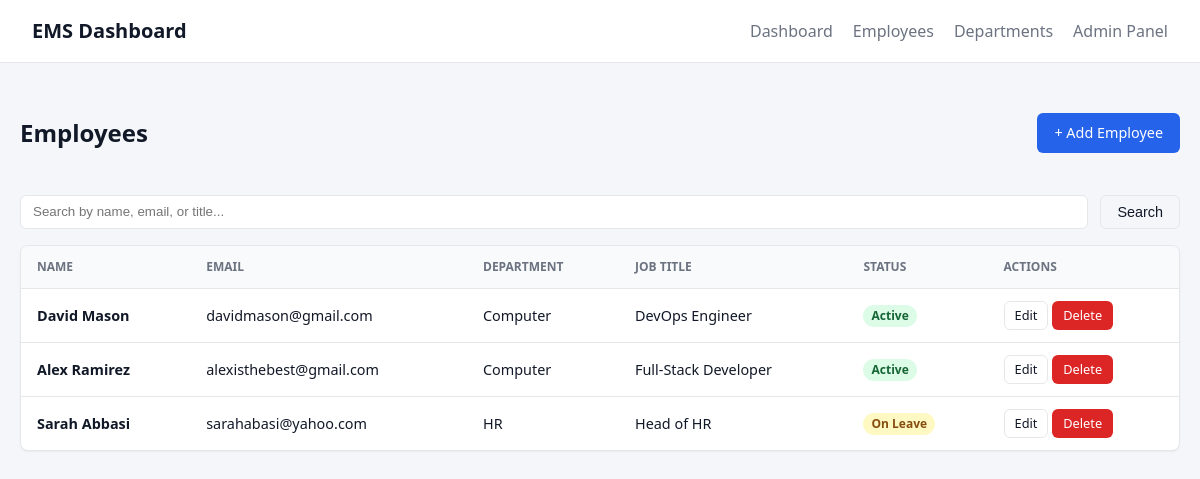
The page / on the database its author committed.
### employees/models.py (models this page shows, shortened)
class Employee(models.Model):
    STATUS_CHOICES = [
        ("active", "Active"),
        ("on_leave", "On Leave"),
        ("terminated", "Terminated"),
    ]
    first_name = models.CharField(max_length=50)
    last_name = models.CharField(max_length=50)
    email = models.EmailField(unique=True)
    phone = models.CharField(max_length=20, blank=True)
    job_title = models.CharField(max_length=100)
    salary_cents = models.PositiveIntegerField(default=0, help_text="Salary in cents")
    date_hired = models.DateField()
    status = models.CharField(max_length=20, choices=STATUS_CHOICES, default="active")
    department = models.ForeignKey(Department, on_delete=models.PROTECT, related_name="employees")

class Department(models.Model):
    name = models.CharField(max_length=100, unique=True)
    description = models.TextField(blank=True)
    budget_cents = models.PositiveIntegerField(default=0, help_text="Budget in cents")

### employees/views.py (the view, shortened to what this page needs)
# urls.py: path('', views.EmployeeListView.as_view(), name='employee_list'),
class EmployeeListView(ListView):
    model = Employee
    template_name = "employees/employee_list.html"
    context_object_name = "employees"
    paginate_by = 10  # Built-in pagination (10 per page)
    def get_queryset(self):
        queryset = super().get_queryset().select_related('department').order_by('-date_hired', 'last_name')
        query = self.request.GET.get('q')
        return queryset

### employees/templates/employees/employee_list.html (shortened to what this page needs)
{% extends 'base.html' %}
{% block content %}
<div style="display: flex; justify-content: space-between; align-items: center; margin-bottom: 24px;">
    <h2>Employees</h2>
    <a href="{% url 'employee_create' %}" class="btn btn-primary">+ Add Employee</a>
</div>
<form method="GET" class="toolbar">
    <input type="text" name="q" value="{{ request.GET.q }}" placeholder="Search by name, email, or title...">
    <button type="submit" class="btn btn-ghost">Search</button>
</form>
<div class="card">
    <table class="table">
        <thead>
            <tr>
                <th>Name</th>
                <th>Email</th>
                <th>Department</th>
                <th>Job Title</th>
                <th>Status</th>
                <th>Actions</th>
            </tr>
        </thead>
        <tbody>
            {% for emp in employees %}
            <tr>
                <td><strong>{{ emp.first_name }} {{ emp.last_name }}</strong></td>
                <td>{{ emp.email }}</td>
                <td>{{ emp.department.name }}</td>
                <td>{{ emp.job_title }}</td>
                <td>
                    <span class="status-badge status-{{ emp.status }}">
                        {{ emp.get_status_display }}
                    </span>
                </td>
                <td>
                    <a href="{% url 'employee_update' emp.pk %}" class="btn btn-ghost btn-sm">Edit</a>
                    <a href="{% url 'employee_delete' emp.pk %}" class="btn btn-danger btn-sm">Delete</a>
                </td>
            </tr>
            {% empty %}
            <tr>
                <td colspan="6" style="text-align: center; padding: 32px; color: var(--muted);">
                    No employees found.
                </td>
            </tr>
            {% endfor %}
        </tbody>
    </table>
</div>
{% endblock %}

### employees/templates/base.html (shortened to what this page needs)
{% load static %}
<!DOCTYPE html>
<html lang="en">
<head>
    <link rel="stylesheet" href="{% static 'css/style.css' %}">
</head>
<body>
    <nav class="navbar">
        <h1>EMS Dashboard</h1>
        <div class="nav-links">
            <a href="{% url 'dashboard' %}">Dashboard</a>
            <a href="{% url 'employee_list' %}">Employees</a>
            <a href="{% url 'department_list' %}">Departments</a>
            <a href="{% url 'admin:index' %}" target="_blank">Admin Panel</a>
        </div>
    </nav>
    <div class="container">
        {% block content %}
        {% endblock %}
    </div>
</body>
</html>

### static/css/style.css (style rules this page uses)
:root { --bg: #f4f6f9; --surface: #ffffff; --text: #111827; --muted: #6b7280; --border: #e5e7eb; --primary: #2563eb; --primary-hover: #1d4ed8; --danger: #dc2626; --success: #16a34a; --radius: 8px; }
* { box-sizing: border-box; }
body { margin: 0; font-family: system-ui, -apple-system, sans-serif; background: var(--bg); color: var(--text); line-height: 1.5; }
a { text-decoration: none; color: var(--primary); }
.navbar { background: var(--surface); border-bottom: 1px solid var(--border); padding: 16px 32px; display: flex; justify-content: space-between; align-items: center; }
.navbar h1 { font-size: 1.25rem; margin: 0; }
.nav-links { display: flex; gap: 20px; }
.nav-links a { color: var(--muted); font-weight: 500; }
.container { max-width: 1200px; margin: 32px auto; padding: 0 20px; }
.card { background: var(--surface); border: 1px solid var(--border); border-radius: var(--radius); box-shadow: 0 1px 2px rgba(0,0,0,0.05); overflow: hidden; }
.btn { display: inline-block; padding: 8px 16px; border-radius: 6px; font-weight: 500; font-size: 0.9rem; cursor: pointer; border: 1px solid transparent; text-align: center; }
.btn-primary { background: var(--primary); color: white; }
.btn-ghost { background: transparent; border-color: var(--border); color: var(--text); }
.btn-danger { background: var(--danger); color: white; }
.btn-sm { padding: 4px 10px; font-size: 0.8rem; }
.table { width: 100%; border-collapse: collapse; font-size: 0.9rem; }
.table th, .table td { padding: 12px 16px; text-align: left; border-bottom: 1px solid var(--border); }
.table th { background: #f9fafb; font-weight: 600; color: var(--muted); text-transform: uppercase; font-size: 0.75rem; }
.table tr:last-child td { border-bottom: none; }
.toolbar { display: flex; gap: 12px; margin-bottom: 16px; }
.toolbar input { padding: 8px 12px; border: 1px solid var(--border); border-radius: 6px; flex: 1; }
.status-badge { padding: 2px 8px; border-radius: 99px; font-size: 0.75rem; font-weight: 600; display: inline-block; }
.status-active { background: #dcfce7; color: #166534; }
.status-on_leave { background: #fef9c3; color: #854d0e; }

### rows shown on the page
Employee: first_name "David", last_name "Mason", email "davidmason@gmail.com", department.name "Computer", job_title "DevOps Engineer", status "Active"
Employee: first_name "Alex", last_name "Ramirez", email "alexisthebest@gmail.com", department.name "Computer", job_title "Full-Stack Developer", status "Active"
Employee: first_name "Sarah", last_name "Abbasi", email "sarahabasi@yahoo.com", department.name "HR", job_title "Head of HR", status "On Leave"
